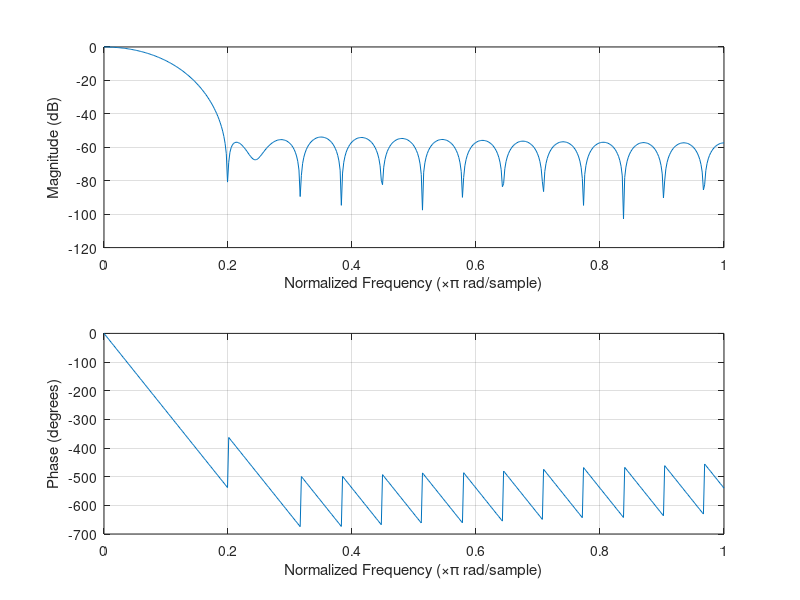
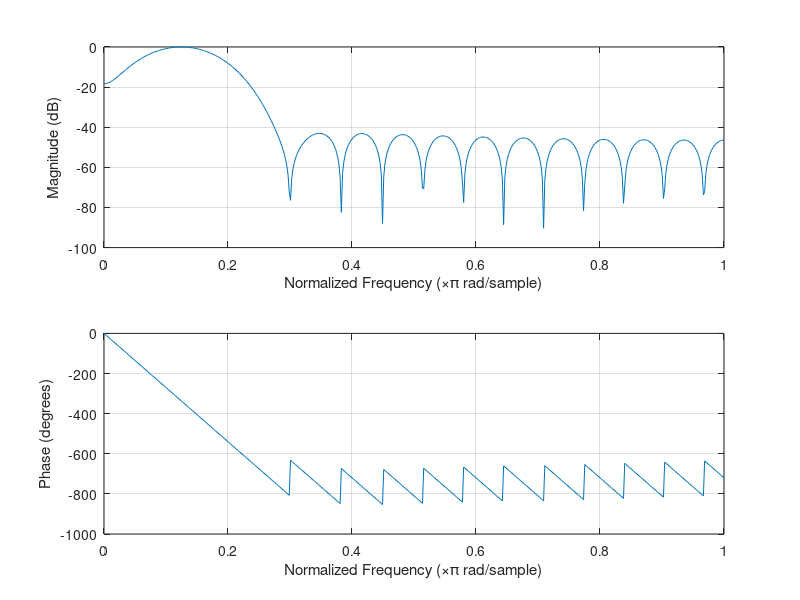
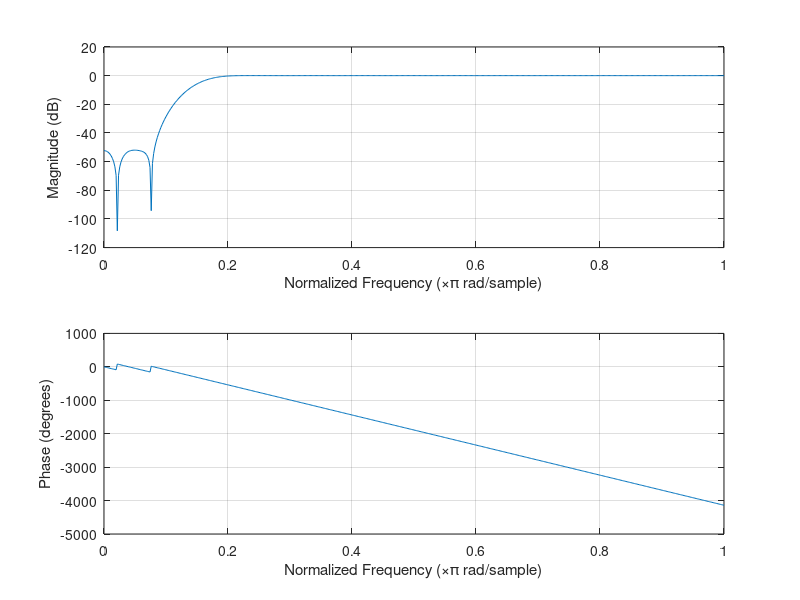

These charts were generated, in order, by the following MATLAB code: (Note: this script raises an error after producing the figures.)
%% Design FIR filters
n_taps = 30;
fs = 48000;

fc_lpf = 2000;
wc_lpf = 2 * fc_lpf / fs;
lpf = fir1(n_taps, wc_lpf);

fc_bpf = [2000, 4000];
wc_bpf = 2 .* fc_bpf ./ fs;
bpf = fir1(n_taps, wc_bpf);

fc_hpf = 2000;
wc_hpf = 2 * fc_hpf / fs;
hpf = fir1(50, 0.15, 'high');

%% Write to file
fileID = fopen('lpf.txt','w');
for i = 0:n_taps
    val = round(lpf(i+1)*1024);
    if (val >= 0); sign = ""; else; sign = "-"; end
    output = fprintf(fileID, "5'd%d:\tcoeff = %s11'sd%d;\n", i, sign, abs(val));
end
fclose(fileID);
    
fileID = fopen('bpf.txt','w');
for i = 0:n_taps
    val = round(bpf(i+1)*1024);
    if (val >= 0); sign = ""; else; sign = "-"; end
    output = fprintf(fileID, "5'd%d:\tcoeff = %s11'sd%d;\n", i, sign, abs(val));
end
fclose(fileID);
    
fileID = fopen('hpf.txt','w');
for i = 0:n_taps
    val = round(hpf(i+1)*1024);
    if (val >= 0); sign = ""; else; sign = "-"; end
    output = fprintf(fileID, "5'd%d:\tcoeff = %s11'sd%d;\n", i, sign, abs(val));
end
fclose(fileID);
    

%% Plot frequency response
figure;
freqz(lpf, 1)

figure;
freqz(bpf, 1)

figure;
freqz(hpf, 1)

%% Design shelving filters
gain = 5; % gain in dB for shelves
slope = 0.5;
fc_low = 600;
wc_low = 2 * fc_low / fs;
[B1, A1] = designShelvingEQ(gain, slope, wc_low, "Orientation", "row");

fvtool( ...
    dsp.BiquadFilter([B1,A1]), ...
    "Fs", fs, ...
    "FrequencyScale", "Log");


